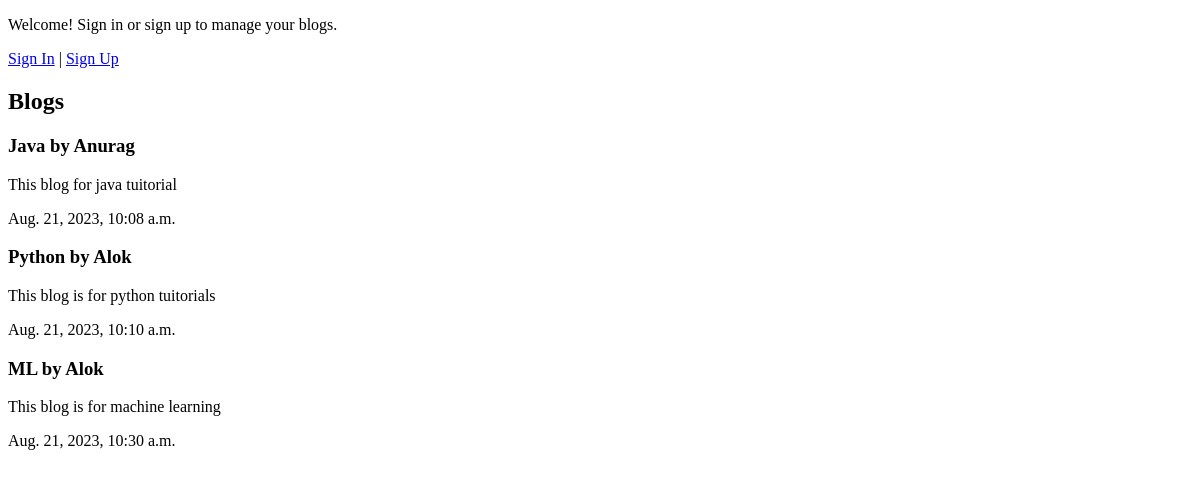
The app's page /, older data.
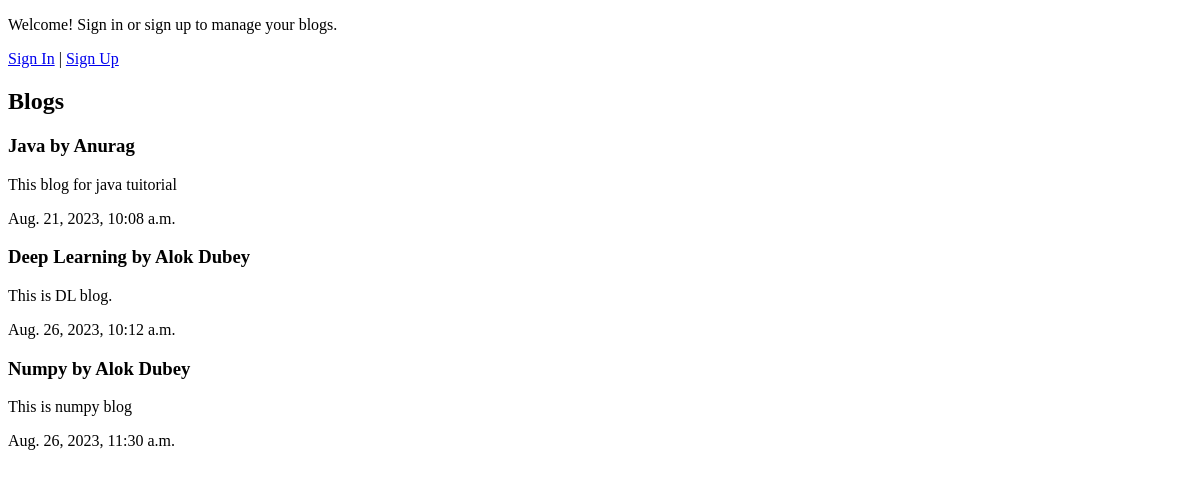
The same page, newer data.
### blogs/models.py (models this page shows, shortened)
class Blog(models.Model):
    author = models.ForeignKey(User, on_delete=models.CASCADE)
    name=models.CharField(max_length=30)
    title = models.CharField(max_length=100)
    content = models.TextField()
    created_at = models.DateTimeField(auto_now_add=True)
    updated_at = models.DateTimeField(auto_now=True)

### blogs/views.py (the view)
# urls.py: path('', views.blog_list, name='blog_list'),
def blog_list(request):
    if request.user.is_authenticated:
        blogs = Blog.objects.all()
    else:
        blogs = Blog.objects.all()
    context = {
        'blogs': blogs,
    }
    return render(request, 'blogs/blog_list.html', context)

### blogs/templates/blogs/blog_list.html (shortened to what this page needs)
{% extends 'layouts/base.html' %}
{% block content %}
    {% if not user.is_authenticated %}
        <div>
            <p>
                Welcome! Sign in or sign up to manage your blogs.
            </p>
            <a href="{% url 'login' %}">Sign In</a> |
            <a href="{% url 'signup' %}">Sign Up</a>
        </div>
        <h2>Blogs</h2>
        <div class="blogs-section">
            {% for blog in blogs %}
                <div class="blog">
                    <h3>{{ blog.title }} by {{ blog.name }}</h3>
                    <p>
                        {{ blog.content }}
                    </p>
                    <p>
                        {{ blog.created_at }}
                    </p>
                </div>
            {% endfor %}
        </div>
    {% endif %}
{% endblock %}

Row changes from the older to the newer data that the page shows:
removed Blog: title "Python", name "Alok", content "This blog is for python tuitorials", created_at "Aug. 21, 2023, 10:10 a.m."
removed Blog: title "ML", name "Alok", content "This blog is for machine learning", created_at "Aug. 21, 2023, 10:30 a.m."
added Blog: title "Deep Learning", name "Alok Dubey", content "This is DL blog.", created_at "Aug. 26, 2023, 10:12 a.m."
added Blog: title "Numpy", name "Alok Dubey", content "This is numpy blog", created_at "Aug. 26, 2023, 11:30 a.m."
